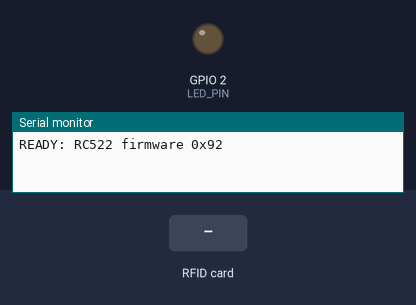
This sketch was run on a simulated ESP32. On the bench: output pins drawn as LEDs (lit = HIGH), the last lines printed to the serial monitor. The inputs (shaded band) are chosen by the test bench.

Above: at 1.3 s.
1.4 s: RFID card 5E 7A 19 C4 held to the reader
At 1.48 s:
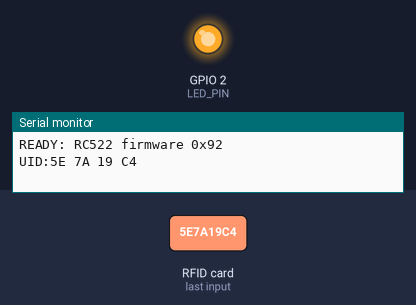
Timing chart, 0 to 4.4 s (numbered marks = the images above; inputs shaded):
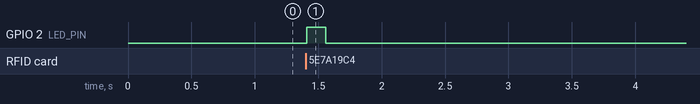

Measured:
- after the input at 1.4 s, GPIO 2 (LED_PIN): LOW → HIGH at once, → LOW 0.15 s later

The sketch:

RFID_ESP32.ino
```cpp
// ESP32 + RC522 RFID reader
// Prints "UID:XX XX XX XX" over USB serial each time a card/tag is tapped.
// The laptop dashboard (dashboard.py) reads these lines.

#include <SPI.h>
#include <MFRC522.h>

#define SS_PIN  5   // RC522 SDA/SS
#define RST_PIN 22  // RC522 RST
#define LED_PIN 2   // ESP32 on-board LED (blinks on each scan)

MFRC522 rfid(SS_PIN, RST_PIN);
String lastUid = "";
unsigned long lastTime = 0;

void setup() {
  Serial.begin(115200);
  pinMode(LED_PIN, OUTPUT);
  SPI.begin(18, 19, 23, SS_PIN);  // SCK, MISO, MOSI, SS
  rfid.PCD_Init();
  delay(50);

  byte v = rfid.PCD_ReadRegister(MFRC522::VersionReg);
  if (v == 0x00 || v == 0xFF) {
    Serial.println("ERROR: RC522 not found - check wiring");
  } else {
    Serial.print("READY: RC522 firmware 0x");
    Serial.println(v, HEX);
  }
}

void loop() {
  if (!rfid.PICC_IsNewCardPresent() || !rfid.PICC_ReadCardSerial()) return;

  String uid = "";
  for (byte i = 0; i < rfid.uid.size; i++) {
    if (rfid.uid.uidByte[i] < 0x10) uid += "0";
    uid += String(rfid.uid.uidByte[i], HEX);
    if (i < rfid.uid.size - 1) uid += " ";
  }
  uid.toUpperCase();

  // ignore the same card re-read within 2 seconds
  if (uid != lastUid || millis() - lastTime > 2000) {
    Serial.print("UID:");
    Serial.println(uid);
    digitalWrite(LED_PIN, HIGH);
    delay(150);
    digitalWrite(LED_PIN, LOW);
  }
  lastUid = uid;
  lastTime = millis();

  rfid.PICC_HaltA();
  rfid.PCD_StopCrypto1();
}
```
